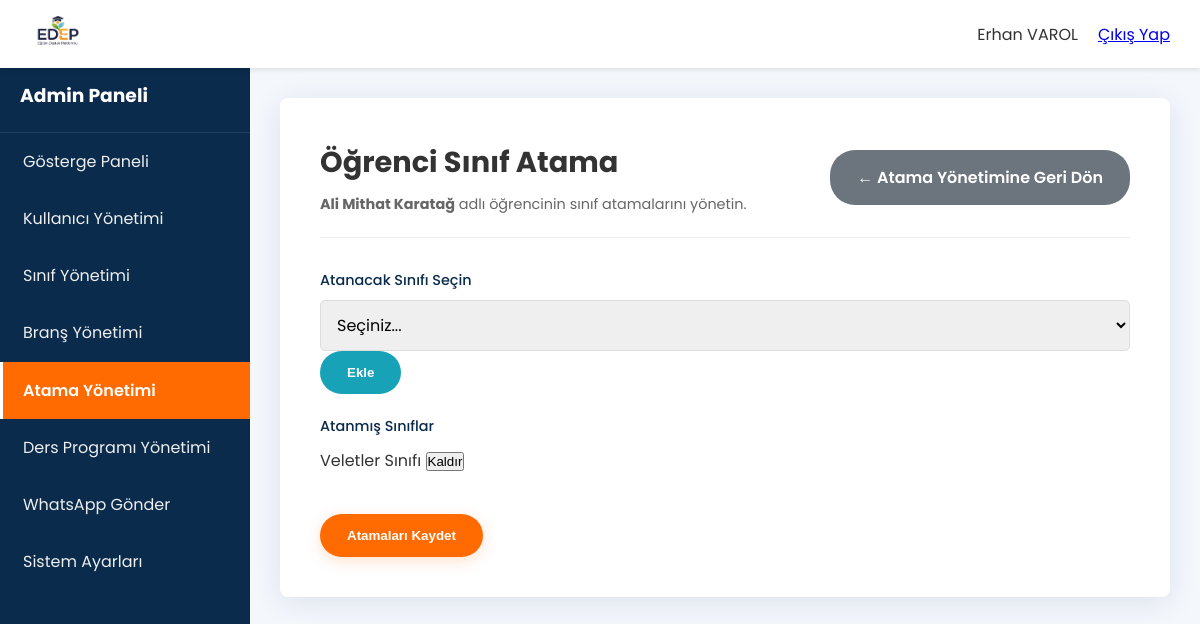
/panel.php?sayfa=ogrenci_atama_form&id=24 (signed in), run on the app's committed database.
### tables this page shows
CREATE TABLE `kullanicilar` (
  `id` int(11) NOT NULL,
  `kullanici_adi` varchar(50) NOT NULL,
  `sifre` varchar(255) NOT NULL,
  `gecici_sifre` varchar(255) DEFAULT NULL,
  `zoom_id` varchar(255) DEFAULT NULL,
  `zoom_parola` varchar(255) DEFAULT NULL,
  `ad_soyad` varchar(100) NOT NULL,
  `rol` enum('admin','bas_ogretmen','ogretmen','veli','ogrenci') NOT NULL,
  `telefon` varchar(20) DEFAULT NULL,
  `telegram_chat_id` varchar(50) DEFAULT NULL,
  `telegram_linking_code` varchar(50) DEFAULT NULL,
  `email` varchar(100) DEFAULT NULL,
  `kayit_tarihi` timestamp NULL DEFAULT current_timestamp()
);

CREATE TABLE `siniflar` (
  `id` int(11) NOT NULL,
  `sinif_adi` varchar(100) NOT NULL,
  `seviye` int(11) NOT NULL
);

### includes/paneller/admin_sayfalar/ogrenci_atama_form.php (the view, shortened to what this page needs)
<?php
global $conn;
$ogrenci_id = isset($_GET['id']) ? intval($_GET['id']) : 0;
$stmt_ogrenci = $conn->prepare("SELECT * FROM kullanicilar WHERE id = ? AND rol = 'ogrenci'");
$stmt_ogrenci->bind_param("i", $ogrenci_id);
$stmt_ogrenci->execute();
$result_ogrenci = $stmt_ogrenci->get_result();
$ogrenci = $result_ogrenci->fetch_assoc();
$mevcut_siniflar_sorgu = $conn->query("SELECT sinif_id FROM ogrenci_sinif_iliskisi WHERE ogrenci_id = $ogrenci_id");
$mevcut_siniflar_idler = array_column($mevcut_siniflar_sorgu->fetch_all(MYSQLI_ASSOC), 'sinif_id');
$atanmis_siniflar_detay = [];
if (!empty($mevcut_siniflar_idler)) {
    $atanmis_siniflar_detay = $conn->query("SELECT id, sinif_adi FROM siniflar WHERE id IN (" . implode(',', $mevcut_siniflar_idler) . ")")->fetch_all(MYSQLI_ASSOC);
}
?>
<div class="card">
    <div class="card-header">
        <div>
            <h1>Öğrenci Sınıf Atama</h1>
            <p class="subtitle"><strong><?= htmlspecialchars($ogrenci['ad_soyad']) ?></strong> adlı öğrencinin sınıf atamalarını yönetin.</p>
        </div>
        <a href="panel.php?sayfa=atamalar" class="btn btn-secondary">← Atama Yönetimine Geri Dön</a>
    </div>
    <div class="card-body">
        <form action="actions/atama_kaydet.php" method="POST" class="styled-form">
            <div class="atama-ekleme-formu">
                <div class="form-group">
                    <label for="ogrenci-sinif-sec">Atanacak Sınıfı Seçin</label>
                    <div class="input-grup">
                        <select id="ogrenci-sinif-sec">
                            <option value="">Seçiniz...</option>
                        </select>
                        <button type="button" id="ogrenci-sinif-ekle-btn" class="btn btn-info">Ekle</button>
                    </div>
                </div>
            </div>
            <div class="form-group">
                <label>Atanmış Sınıflar</label>
                <div class="atanan-listesi" id="atanan-siniflar-listesi">
                    <?php if (empty($atanmis_siniflar_detay)): ?>
                        <p id="sinif-henuz-yok" style="color: #888;">Bu öğrenciye henüz sınıf atanmamış.</p>
                    <?php else: ?>
                        <?php foreach ($atanmis_siniflar_detay as $atanmis_sinif): ?>
                            <div class="atanan-item">
                                <span><?= htmlspecialchars($atanmis_sinif['sinif_adi']) ?></span>
                                <button type="button" class="btn-kaldir-item">Kaldır</button>
                            </div>
                        <?php endforeach; ?>
                    <?php endif; ?>
                </div>
            </div>
            <div class="form-actions">
                <button type="submit" class="btn btn-primary">Atamaları Kaydet</button>
            </div>
        </form>
    </div>
</div>

### css/style.css (style rules this page uses)
:root { --primary-color: #FF6B00; --secondary-color: #0A2B4C; --accent-color: #4CAF50; --info-color: #17a2b8; --danger-color: #dc3545; --warning-color: #ffc107; --text-color: #333; --light-text-color: #FFFFFF; --background-color: #F4F7FC; --container-width: 1140px; --border-radius: 8px; }
* { margin: 0; padding: 0; box-sizing: border-box; }
html { scroll-behavior: smooth; }
body { font-family: 'Poppins', sans-serif; line-height: 1.7; color: var(--text-color); background-color: var(--background-color); display: flex; flex-direction: column; min-height: 100vh; }
.btn { display: inline-block; padding: 12px 25px; border-radius: 25px; text-decoration: none; font-weight: 600; transition: all 0.3s ease; border: 2px solid transparent; cursor: pointer; text-align: center; }
.btn-primary { background-color: var(--primary-color); color: var(--light-text-color); box-shadow: 0 4px 15px rgba(255, 107, 0, 0.2); }
.btn-secondary { background-color: #6c757d; color: #fff; }
.btn-info { background-color: var(--info-color); color: #fff; }
.card { background: #fff; padding: 40px; border-radius: var(--border-radius); box-shadow: 0 5px 30px rgba(0, 43, 84, 0.1); width: 100%; }
.card-header { display: flex; justify-content: space-between; align-items: center; margin-bottom: 30px; padding-bottom: 20px; border-bottom: 1px solid #eee; }
.card-header h1 { font-size: 1.8rem; }
.subtitle { color: #666; font-size: 0.9rem; margin-top: 5px; }
.styled-form { display: flex; flex-direction: column; gap: 20px; }
.form-group { flex: 1; display: flex; flex-direction: column; }
.form-group label { margin-bottom: 8px; font-weight: 500; color: var(--secondary-color); font-size: 0.9rem; }
.form-group input, .form-group textarea, .form-group select { width: 100%; padding: 12px; border: 1px solid #ddd; border-radius: 5px; font-size: 1rem; font-family: 'Poppins', sans-serif; transition: border-color 0.3s ease, box-shadow 0.3s ease; }
.form-actions { margin-top: 20px; }

### data on the page
kullanicilar: ad_soyad "Ali Mithat Karatağ"
siniflar: sinif_adi "Veletler Sınıfı"

### other printed values
$_SESSION['ad_soyad'] "Erhan VAROL"
